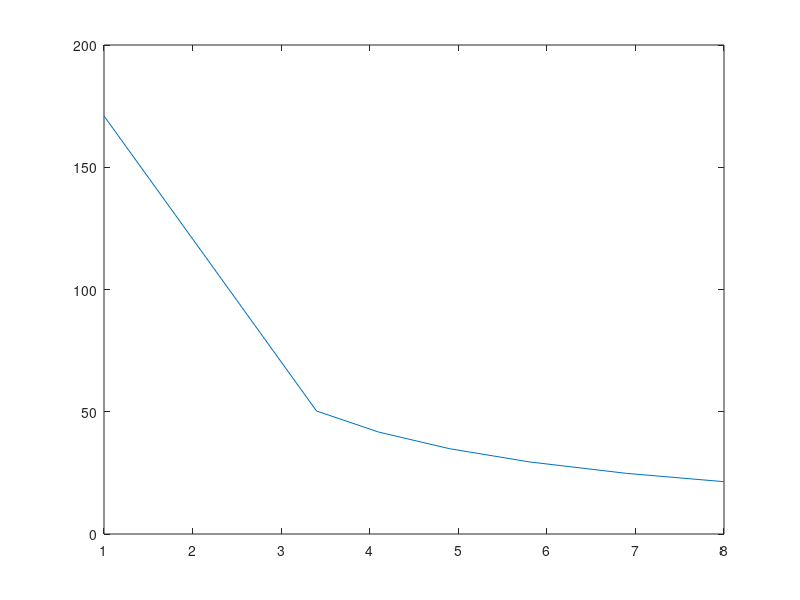

MATLAB code for this plot:
% Question1
% plots the graphs of Pressure versus Volume
% graph is a isothermal graph that is verification of Boyle's law

% Pressure vector on X-axis:
x = [21.4 24.8 29.5 34.9 41.7 50.3 171];
% Volume vector on Y-axis:
y = [8 6.9 5.8 4.9 4.1 3.4 1];

% Plot the Isothermal graph
plot(y, x)